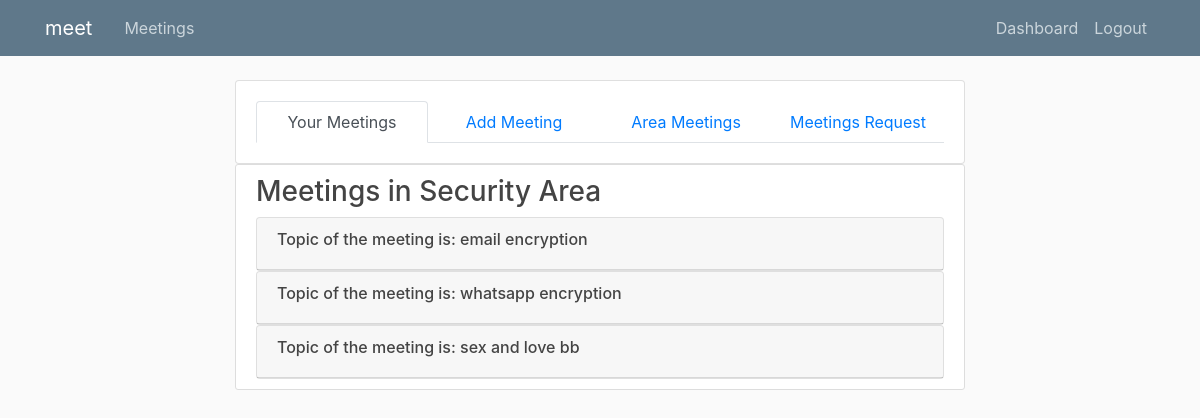
/admin_area_meetings/ (signed in), run on an earlier commit of the app's database.
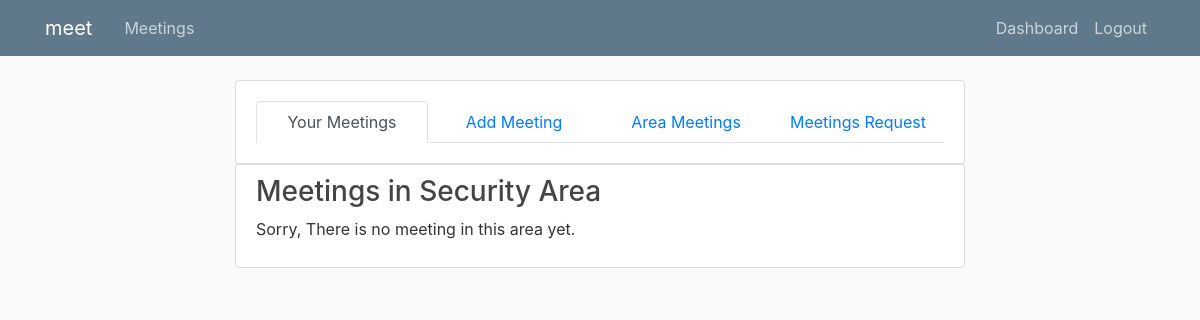
And on a later commit of the database.
### meetings/models.py (models this page shows, shortened)
class Meetings(models.Model):
    MY_Field = (
        ('Applications and Real-Time Area', 'Applications and Real-Time Area'),
        ('General Area', 'General Area'),
        ('Internet Area', 'Internet Area'),
        ('Operations and Management Area  ', 'Operations and Management Area '),
        ('Routing Area ', 'Routing Area '),
        ('Security Area', 'Security Area'),
        ('Transport Area', 'Transport Area'),
    )
    area = models.CharField(max_length=100, choices=MY_Field,default = 'choose your field')
    topic = models.CharField(max_length=250)
    title = models.CharField(max_length=250)
    about_meeting = models.TextField(max_length=500)
    zoom_url = models.URLField(max_length=200)
    time =  models.TimeField(null=True)
    date = models.DateField(null=True)
    user = models.ForeignKey(NewUser,on_delete=models.CASCADE, default = 1)

### meetings/views.py (the view)
# urls.py: path('admin_area_meetings/',views.admin_area_meetings,name="admin-area-meetings"),
@login_required
def admin_area_meetings(request):
	current_user = request.user
	area_value  = current_user.area
	context = {
	  'meetings': Meetings.objects.all().filter(area = area_value),
	  'area': area_value,
	}
	return render(request,"meetings/admin_area_meetings.html",context)

### meetings/templates/meetings/admin_area_meetings.html (shortened to what this page needs)
{% extends "meetings/admin_base_dashboard.html" %}
{% load crispy_forms_tags %}
{% block content %}
    <div class="content-section">
      <h3>Meetings in {{ area }}</h3>
{% if meetings %}
{% for meeting  in meetings %}
<div id="accordion">
  <div class="card">
    <div class="card-header">
      <a class="card-link" data-toggle="collapse" href="#{{ meeting.id}}">
        <h6>Topic of the meeting is: {{ meeting.topic }}</h6>
      </a>
    </div>
  </div>
</div>
      {% endfor %}
           {% else %}
        <p>Sorry, There is no meeting in this area yet.</p>
        {% endif %}
    </div>
{% endblock content %}

What changed in the data, as far as the page shows it:
removed Meetings: topic "email encryption"
removed Meetings: topic "whatsapp encryption"
removed Meetings: topic "sex and love bb"
Also different on the page:
text now shown: "Sorry, There is no meeting in this area yet."
